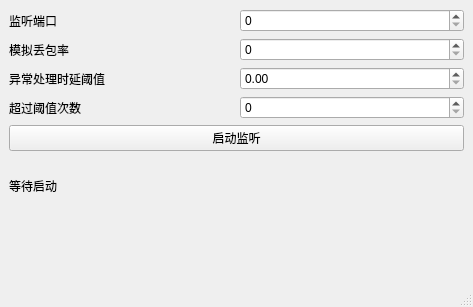
<?xml version="1.0" encoding="UTF-8"?>
<ui version="4.0">
 <class>ReceiverWindowLi</class>
 <widget class="QMainWindow" name="ReceiverWindowLi">
  <property name="geometry">
   <rect>
    <x>0</x>
    <y>0</y>
    <width>473</width>
    <height>307</height>
   </rect>
  </property>
  <property name="windowTitle">
   <string>TCP接收端模拟丢包</string>
  </property>
  <widget class="QWidget" name="centralwidget">
   <layout class="QGridLayout" name="gridLayout">
    <item row="0" column="0">
     <widget class="QLabel" name="label_3">
      <property name="text">
       <string>监听端口</string>
      </property>
     </widget>
    </item>
    <item row="0" column="1">
     <widget class="QSpinBox" name="portSpin"/>
    </item>
    <item row="1" column="0">
     <widget class="QLabel" name="label_4">
      <property name="text">
       <string>模拟丢包率</string>
      </property>
     </widget>
    </item>
    <item row="1" column="1">
     <widget class="QSpinBox" name="lossSpin"/>
    </item>
    <item row="2" column="0">
     <widget class="QLabel" name="label">
      <property name="text">
       <string>异常处理时延阈值</string>
      </property>
     </widget>
    </item>
    <item row="3" column="0">
     <widget class="QLabel" name="label_2">
      <property name="text">
       <string>超过阈值次数</string>
      </property>
     </widget>
    </item>
    <item row="6" column="0">
     <widget class="QLabel" name="statusLabel">
      <property name="text">
       <string>等待启动</string>
      </property>
     </widget>
    </item>
    <item row="7" column="0">
     <widget class="QLabel" name="alarmLabel">
      <property name="text">
       <string/>
      </property>
     </widget>
    </item>
    <item row="3" column="1">
     <widget class="QSpinBox" name="abnormalCountSpin"/>
    </item>
    <item row="5" column="0" colspan="2">
     <widget class="QPushButton" name="startButton">
      <property name="text">
       <string>启动监听</string>
      </property>
     </widget>
    </item>
    <item row="2" column="1">
     <widget class="QDoubleSpinBox" name="elapsedThresholdSpin">
      <property name="maximum">
       <double>10000.000000000000000</double>
      </property>
     </widget>
    </item>
   </layout>
  </widget>
  <widget class="QStatusBar" name="statusbar"/>
 </widget>
 <resources/>
 <connections/>
</ui>
